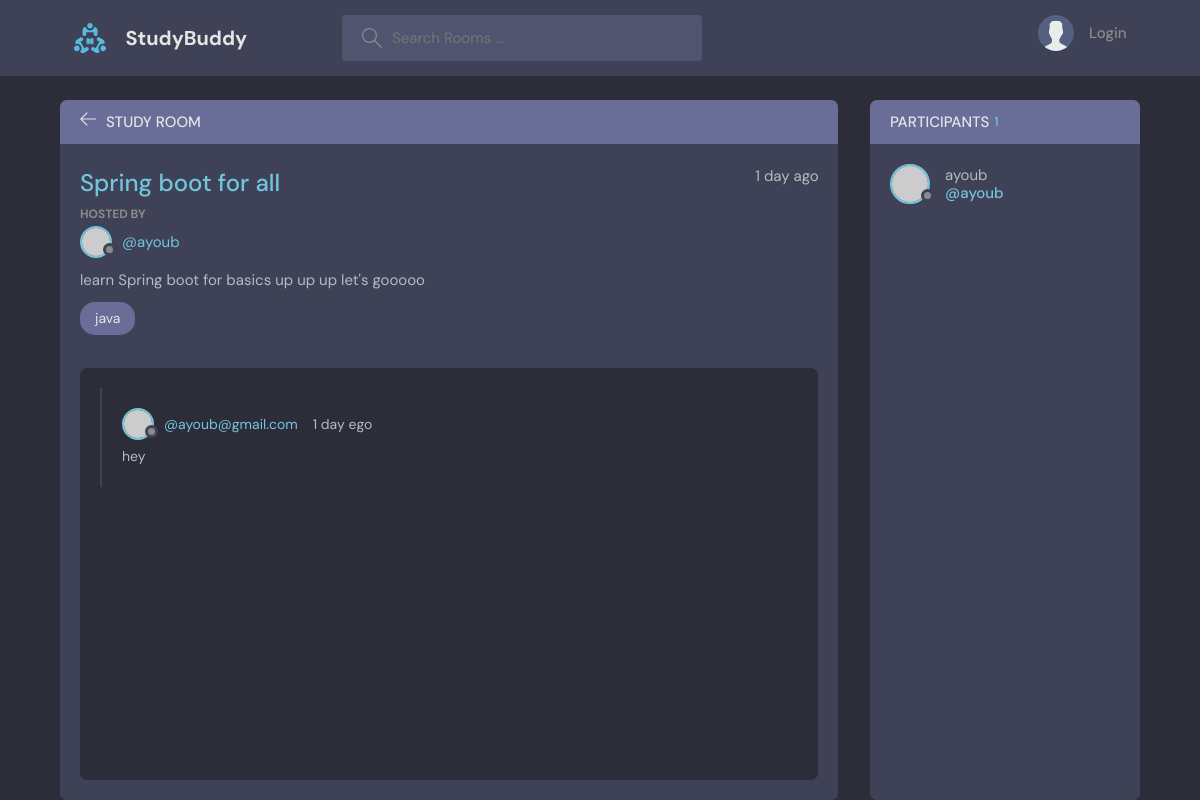
The page /room/1/ on the database its author committed.
### base/models.py (models this page shows, shortened)
class Room(models.Model):
    host =models.ForeignKey(User,on_delete=models.SET_NULL,null=True)
    topic = models.ForeignKey(Topic,on_delete=models.SET_NULL,null=True)
    name= models.CharField(max_length=200)
    description = models.TextField(null=True,blank=True)
    participants = models.ManyToManyField(User, related_name='participants',blank=True)
    updated = models.DateTimeField(auto_now=True)
    created = models.DateTimeField(auto_now_add=True)
    class Meta:
        ordering = ['-updated','-created']

class User(AbstractUser):
    name = models.CharField(max_length=200 , null=True)
    email = models.EmailField(unique = True)
    bio = models.TextField(null=True)
    profile_image = models.ImageField(null=True, default="avatar.svg")
    USERNAME_FIELD = 'email'
    REQUIRED_FIELDS = []

class Topic (models.Model):
    name = models.CharField(max_length=200)
    def __str__(self):
        return self.name

class Message(models.Model):
    user = models.ForeignKey(User,on_delete=models.CASCADE)
    room = models.ForeignKey(Room, on_delete=models.CASCADE)
    body = models.TextField()
    updated=models.DateTimeField(auto_now=True)
    created=models.DateTimeField(auto_now_add=True)

### base/views.py (the view, shortened to what this page needs)
# urls.py: path('room/',views.getRooms)
def room(request,pk):
    room = Room.objects.get(id=pk)
    room_message = room.message_set.all().order_by('-created')
    participants = room.participants.all()
    context = {'room':room,'room_message':room_message,'participants':participants}
    return render(request,'base/room.html',context)

### base/templates/base/room.html (shortened to what this page needs)
{% extends 'main.html' %} {% block content %}
<main class="profile-page layout layout--2">
  <div class="container">
    <div class="room">
      <div class="room__top">
        <div class="room__topLeft">
          <a href="index.html">
            <svg
              version="1.1"
              xmlns="http://www.w3.org/2000/svg"
              width="32"
              height="32"
              viewBox="0 0 32 32"
            >
              <title>arrow-left</title>
              <path
                d="M13.723 2.286l-13.723 13.714 13.719 13.714 1.616-1.611-10.96-10.96h27.625v-2.286h-27.625l10.965-10.965-1.616-1.607z"
              ></path>
            </svg>
          </a>
          <h3>Study Room</h3>
        </div>
      </div>
      <div class="room__box scroll">
        <div class="room__header scroll">
          <div class="room__info">
            <h3>{{room.name}}</h3>
            <span>{{room.created|timesince}} ago</span>
          </div>
          <div class="room__hosted">
            <p>Hosted By</p>
            <a
              href="{% url 'user_profile' room.host.id %}"
              class="room__author"
            >
              <div class="avatar avatar--small">
                <img src="https://randomuser.me/api/portraits/men/37.jpg" />
              </div>
              <span>@{{room.host.username}}</span>
            </a>
          </div>
          <div class="room__details">{{room.description}}</div>
          <span class="room__topics">{{room.topic}}</span>
        </div>
        <div class="room__conversation">
          <div class="threads scroll">
            {% for message in room_message %}
            <div class="thread">
              <div class="thread__top">
                <div class="thread__author">
                  <a href="#" class="thread__authorInfo">
                    <div class="avatar avatar--small">
                      <img
                        src="https://randomuser.me/api/portraits/men/37.jpg"
                      />
                    </div>
                    <span>@{{message.user}}</span>
                  </a>
                  <span class="thread__date"
                    >{{message.created|timesince}} ego</span
                  >
                </div>
              </div>
              <div class="thread__details">{{message.body}}</div>
            </div>
            {% endfor %}
          </div>
        </div>
      </div>
    </div>
    <div class="participants">
      <h3 class="participants__top">
        Participants <span>{{room.participants.all.count}}</span>
      </h3>
      <div class="participants__list scroll">
        {% for user in participants %}
        <a href="{% url 'user_profile' room.host.id %}" class="participant">
          <div class="avatar avatar--medium">
            <img src="https://randomuser.me/api/portraits/men/37.jpg" />
          </div>
          <p>
            {{user.username}}
            <span>@{{user.username}}</span>
          </p>
        </a>
        {% endfor %}
      </div>
    </div>
  </div>
</main>
{% endblock %}

### rows shown on the page
Room: name "Spring boot for all", created "1 day", host.username "ayoub", description "learn Spring boot for basics up up up let's gooooo", topic "java", participants.all.count "1"
Message: user "ayoub@gmail.com", created "1 day", body "hey"
User: username "ayoub"
